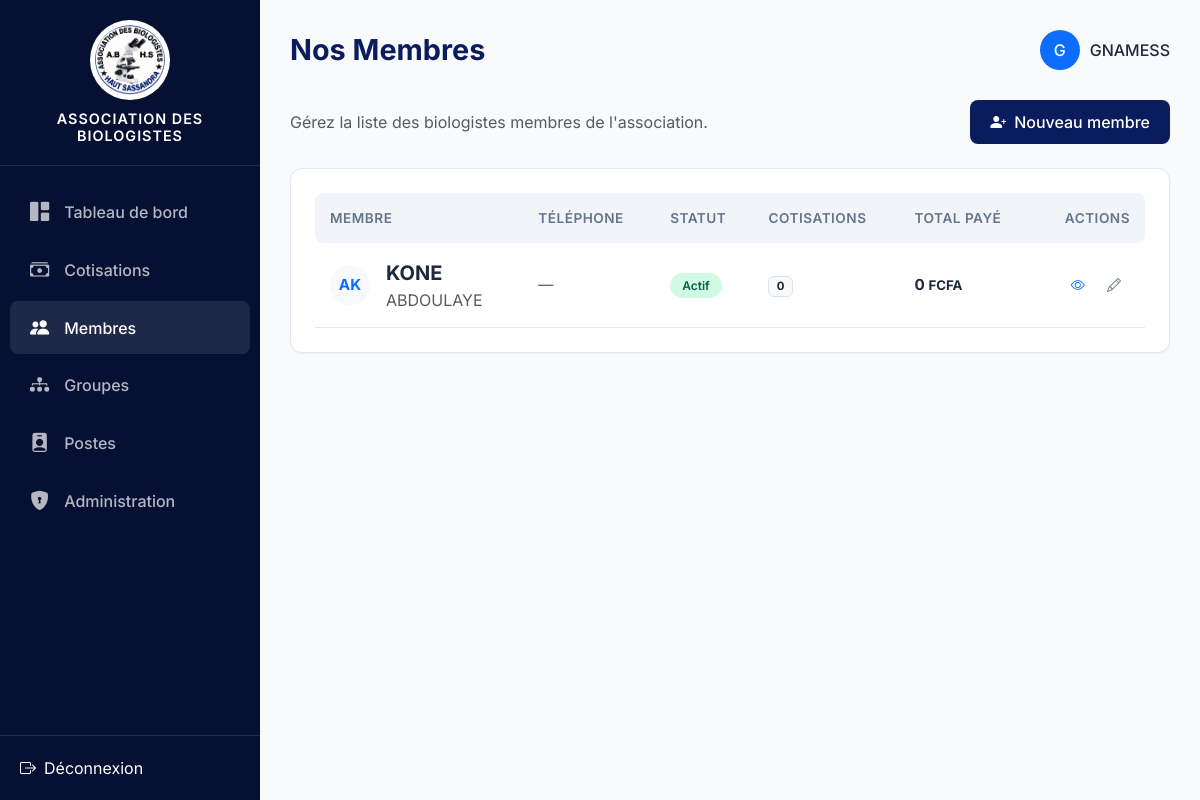
/membres/ (signed in), run on the app's committed database.
### membres/models.py (models this page shows, shortened)
class Membre(models.Model):
    STATUT_CHOICES = [
        ('actif', 'Actif'),
        ('inactif', 'Inactif'),
        ('suspendu', 'Suspendu'),
    ]
    nom = models.CharField(max_length=100)
    prenom = models.CharField(max_length=100)
    telephone = models.CharField(max_length=20, blank=True)
    email = models.EmailField(blank=True)
    date_adhesion = models.DateField(default=timezone.now)
    poste = models.ForeignKey(
        Poste,
        on_delete=models.SET_NULL,
        null=True,
        blank=True,
        related_name='membres',
        verbose_name="Poste dans l'association"
    )
    groupe = models.ForeignKey(
        Groupe,
        on_delete=models.SET_NULL,
        null=True,
        blank=True,
        related_name='membres',
        verbose_name="Groupe d'appartenance"
    )
    statut = models.CharField(
        max_length=20,
        choices=STATUT_CHOICES,
        default='actif'
    )
    class Meta:
        ordering = ['nom', 'prenom']
        verbose_name = "Membre"
        verbose_name_plural = "Membres"

### membres/views.py (the view)
# urls.py: path('', views.liste_membres, name='liste_membres'),
@login_required
def liste_membres(request):
    groupe_id = request.GET.get('groupe')
    poste_id = request.GET.get('poste')
    membres = Membre.objects.annotate(
        nb_cotisations=Count('cotisations'),
        total_paye=Sum('cotisations__montant', filter=Q(cotisations__statut='payee'))
    )
    if groupe_id:
        membres = membres.filter(groupe_id=groupe_id)
    if poste_id:
        membres = membres.filter(poste_id=poste_id)
    return render(request, 'membres/liste.html', {'membres': membres})

### templates/membres/liste.html (shortened to what this page needs)
{% extends 'base.html' %}
{% block page_title %}Nos Membres{% endblock %}
{% block content %}
<div class="d-flex justify-content-between align-items-center mb-4">
    <p class="text-muted mb-0">Gérez la liste des biologistes membres de l'association.</p>
    <a href="{% url 'ajouter_membre' %}" class="btn-primary-custom">
        <i class="bi bi-person-plus-fill"></i> Nouveau membre
    </a>
</div>
<div class="card-custom">
    <div class="table-responsive">
        <table class="table-custom">
            <thead>
                <tr>
                    <th>Membre</th>
                    <th>Téléphone</th>
                    <th>Statut</th>
                    <th>Cotisations</th>
                    <th>Total payé</th>
                    <th class="text-end">Actions</th>
                </tr>
            </thead>
            <tbody>
                {% for m in membres %}
                <tr>
                    <td>
                        <div class="d-flex align-items-center gap-3">
                            <div class="bg-light text-primary rounded-circle d-flex align-items-center justify-content-center fw-bold" style="width:40px; height:40px;">
                                {{ m.prenom|first|upper }}{{ m.nom|first|upper }}
                            </div>
                            <div>
                                <div class="fw-bold fs-5 mb-0">{{ m.nom|upper }}</div>
                                <div class="text-muted fs-6">{{ m.prenom }}</div>
                            </div>
                        </div>
                    </td>
                    <td class="text-muted">{{ m.telephone|default:"—" }}</td>
                    <td>
                        {% if m.statut == 'actif' %}<span class="badge-custom badge-success">Actif</span>
                        {% elif m.statut == 'inactif' %}<span class="badge-custom bg-secondary text-white">Inactif</span>
                        {% else %}<span class="badge-custom badge-danger">Suspendu</span>{% endif %}
                    </td>
                    <td><span class="badge bg-light text-dark border">{{ m.nb_cotisations }}</span></td>
                    <td class="fw-bold">{{ m.total_paye|default:0|floatformat:0 }} <small>FCFA</small></td>
                    <td class="text-end text-nowrap">
                        <a href="{% url 'detail_membre' m.pk %}" class="btn btn-sm btn-outline-primary border-0 rounded-circle" title="Profil" style="width:32px; height:32px; padding:5px;">
                            <i class="bi bi-eye"></i>
                        </a>
                        <a href="{% url 'modifier_membre' m.pk %}" class="btn btn-sm btn-outline-secondary border-0 rounded-circle" title="Modifier" style="width:32px; height:32px; padding:5px;">
                            <i class="bi bi-pencil"></i>
                        </a>
                    </td>
                </tr>
                {% empty %}
                <tr><td colspan="6" class="text-center text-muted py-5">Aucun membre enregistré.</td></tr>
                {% endfor %}
            </tbody>
        </table>
    </div>
</div>
{% endblock %}

### templates/base.html (shortened to what this page needs)
{% load static %}
<!DOCTYPE html>
<html lang="fr">
<head>
    <link href="https://cdn.jsdelivr.net/npm/bootstrap@5.3.0/dist/css/bootstrap.min.css" rel="stylesheet">
    <link href="https://cdn.jsdelivr.net/npm/bootstrap-icons@1.11.0/font/bootstrap-icons.css" rel="stylesheet">
    <link rel="stylesheet" href="{% static 'css/style.css' %}">
</head>
<body>
    <aside class="sidebar" id="sidebar">
        <div class="sidebar-header">
            <img src="{% static 'img/logo.png' %}" alt="Logo A.B H.S">
            <h5>ASSOCIATION DES<br>BIOLOGISTES</h5>
        </div>
        <ul class="sidebar-menu">
            <li><a href="{% url 'dashboard' %}" class="{% if request.resolver_match.url_name == 'dashboard' %}active{% endif %}"><i class="bi bi-grid-1x2-fill"></i> Tableau de bord</a></li>
            <li><a href="{% url 'liste_cotisations' %}" class="{% if 'cotisation' in request.resolver_match.url_name %}active{% endif %}"><i class="bi bi-cash-stack"></i> Cotisations</a></li>
            <li><a href="{% url 'liste_membres' %}" class="{% if 'membre' in request.resolver_match.url_name %}active{% endif %}"><i class="bi bi-people-fill"></i> Membres</a></li>
            <li><a href="{% url 'liste_groupes' %}" class="{% if 'groupe' in request.resolver_match.url_name %}active{% endif %}"><i class="bi bi-diagram-3-fill"></i> Groupes</a></li>
            <li><a href="{% url 'liste_postes' %}" class="{% if 'poste' in request.resolver_match.url_name %}active{% endif %}"><i class="bi bi-person-badge-fill"></i> Postes</a></li>
            {% if user.is_superuser %}
            <li><a href="/admin/"><i class="bi bi-shield-lock-fill"></i> Administration</a></li>
            {% endif %}
        </ul>
        <div class="sidebar-footer">
<form method="post" action="{% url 'logout' %}" class="m-0">
    <button type="submit" class="btn btn-link text-white text-decoration-none d-flex align-items-center gap-2 p-0 border-0">
        <i class="bi bi-box-arrow-right"></i> Déconnexion
    </button>
</form>
        </div>
    </aside>
    <main class="main-content">
        <div class="topbar">
            <div class="d-flex align-items-center gap-3">
                <h1>{% block page_title %}Tableau de bord{% endblock %}</h1>
            </div>
            <div class="user-profile">
                <div class="bg-primary text-white rounded-circle d-flex align-items-center justify-content-center" style="width: 40px; height: 40px;">
                    {{ user.username|first|upper }}
                </div>
                <span class="d-none d-md-block">{{ user.username }}</span>
            </div>
        </div>
        {% block content %}{% endblock %}
    </main>
</body>
</html>

### static/css/style.css (style rules this page uses)
:root { --primary: #0a1c5c; --primary-light: #1e3a8a; --primary-dark: #051033; --accent: #3b82f6; --bg-body: #f8fafc; --bg-card: #ffffff; --text-main: #1e293b; --text-muted: #64748b; --border: #e2e8f0; --success: #10b981; --warning: #f59e0b; --danger: #ef4444; --shadow-sm: 0 1px 2px 0 rgb(0 0 0 / 0.05); --shadow-md: 0 4px 6px -1px rgb(0 0 0 / 0.1), 0 2px 4px -2px rgb(0 0 0 / 0.1); --shadow-lg: 0 10px 15px -3px rgb(0 0 0 / 0.1), 0 4px 6px -4px rgb(0 0 0 / 0.1); --transition: all 0.3s ease; }
body { font-family: 'Inter', sans-serif; background-color: var(--bg-body); color: var(--text-main); margin: 0; display: flex; min-height: 100vh; }
.sidebar { width: 260px; background: var(--primary-dark); color: white; display: flex; flex-direction: column; position: fixed; height: 100vh; transition: var(--transition); z-index: 1000; }
.sidebar-header { padding: 20px; text-align: center; border-bottom: 1px solid rgba(255,255,255,0.1); }
.sidebar-header img { max-width: 80px; border-radius: 50%; background: white; padding: 5px; margin-bottom: 10px; }
.sidebar-header h5 { font-size: 0.9rem; font-weight: 600; margin: 0; letter-spacing: 1px; }
.sidebar-menu { list-style: none; padding: 20px 10px; margin: 0; flex: 1; }
.sidebar-menu li a { display: flex; align-items: center; padding: 12px 20px; color: rgba(255,255,255,0.7); text-decoration: none; border-radius: 8px; margin-bottom: 5px; transition: var(--transition); font-weight: 500; }
.sidebar-menu li a:hover, .sidebar-menu li a.active { background: rgba(255,255,255,0.1); color: white; }
.sidebar-menu li a i { margin-right: 15px; font-size: 1.2rem; }
.sidebar-footer { padding: 20px; border-top: 1px solid rgba(255,255,255,0.1); }
.main-content { flex: 1; margin-left: 260px; padding: 30px; transition: var(--transition); }
.topbar { display: flex; justify-content: space-between; align-items: center; margin-bottom: 30px; }
.topbar h1 { font-size: 1.8rem; font-weight: 700; color: var(--primary); margin: 0; }
.user-profile { display: flex; align-items: center; gap: 10px; font-weight: 500; }
.card-custom { background: var(--bg-card); border-radius: 12px; padding: 24px; box-shadow: var(--shadow-sm); border: 1px solid var(--border); transition: var(--transition); }
.table-custom { width: 100%; border-collapse: collapse; }
.table-custom th { text-align: left; padding: 15px; background: #f1f5f9; color: var(--text-muted); font-weight: 600; font-size: 0.85rem; text-transform: uppercase; letter-spacing: 0.5px; }
.table-custom th:first-child { border-top-left-radius: 8px; border-bottom-left-radius: 8px; }
.table-custom th:last-child { border-top-right-radius: 8px; border-bottom-right-radius: 8px; }
.table-custom td { padding: 15px; border-bottom: 1px solid var(--border); font-size: 0.95rem; }
.btn-primary-custom { background: var(--primary); color: white; border: none; padding: 10px 20px; border-radius: 8px; font-weight: 500; cursor: pointer; transition: var(--transition); text-decoration: none; display: inline-flex; align-items: center; gap: 8px; }
.badge-custom { padding: 5px 12px; border-radius: 20px; font-size: 0.75rem; font-weight: 600; }
.badge-success { background: #d1fae5; color: #065f46; }

### data on the page
Membre: prenom|first "A", nom|first "K", nom "KONE", prenom "ABDOULAYE", telephone "—", statut "Actif", nb_cotisations "0", total_paye "0"

### other printed values
{{ user.username|first|upper }} "G"
{{ user.username }} "GNAMESS"
